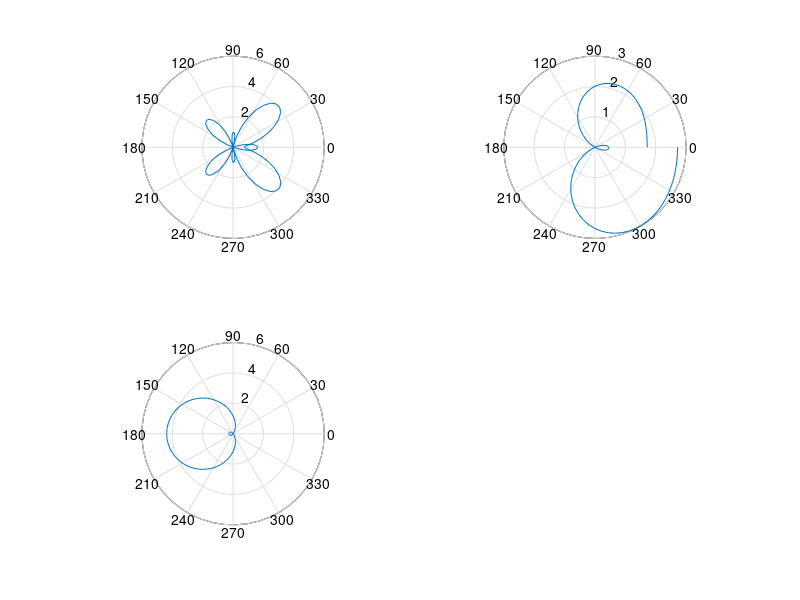

This figure's MATLAB source:
function y=prob2()
  %problema2

x=0:pi/40:2*pi;
f=e.^(cos(x))-2*cos(4*x)+sin(1/12*x).^5
subplot(2,2,1)
polar(x,f)

subplot(2,2,2)
x=0:pi/40:2*pi;
f=e.^(cos(x))-1*cos(2*x)+sin(1/4*x).^5
polar(x,f)

subplot(2,2,3)
x=0:pi/40:2*pi;
f=e.^(cos(x))-3*cos(1*x)+sin(1/2*x).^5
polar(x,f)
end


